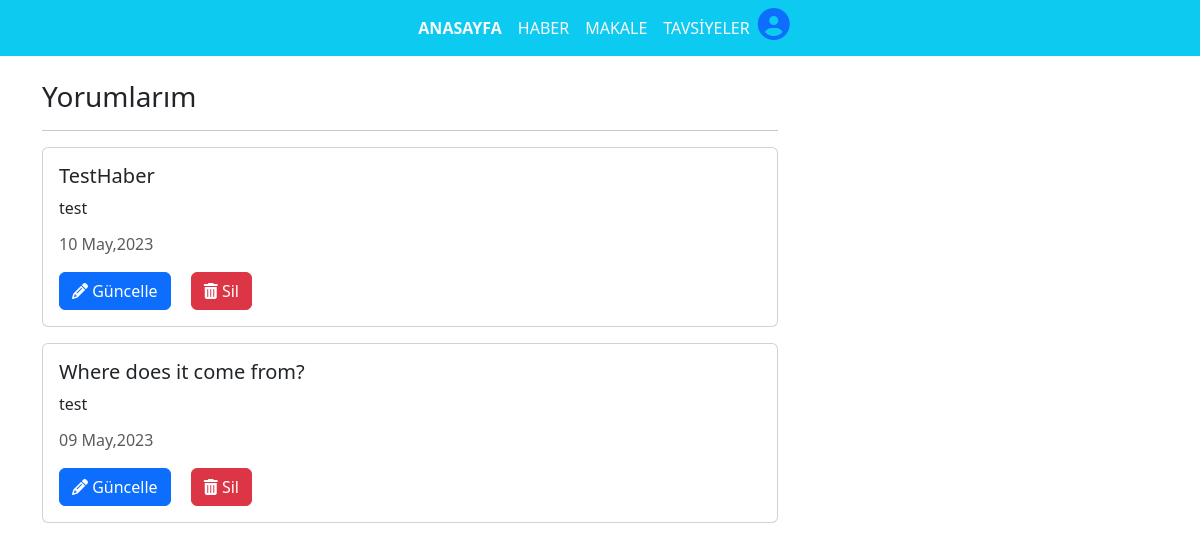
The page /profil_comments/ (signed in) on the database as committed earlier.
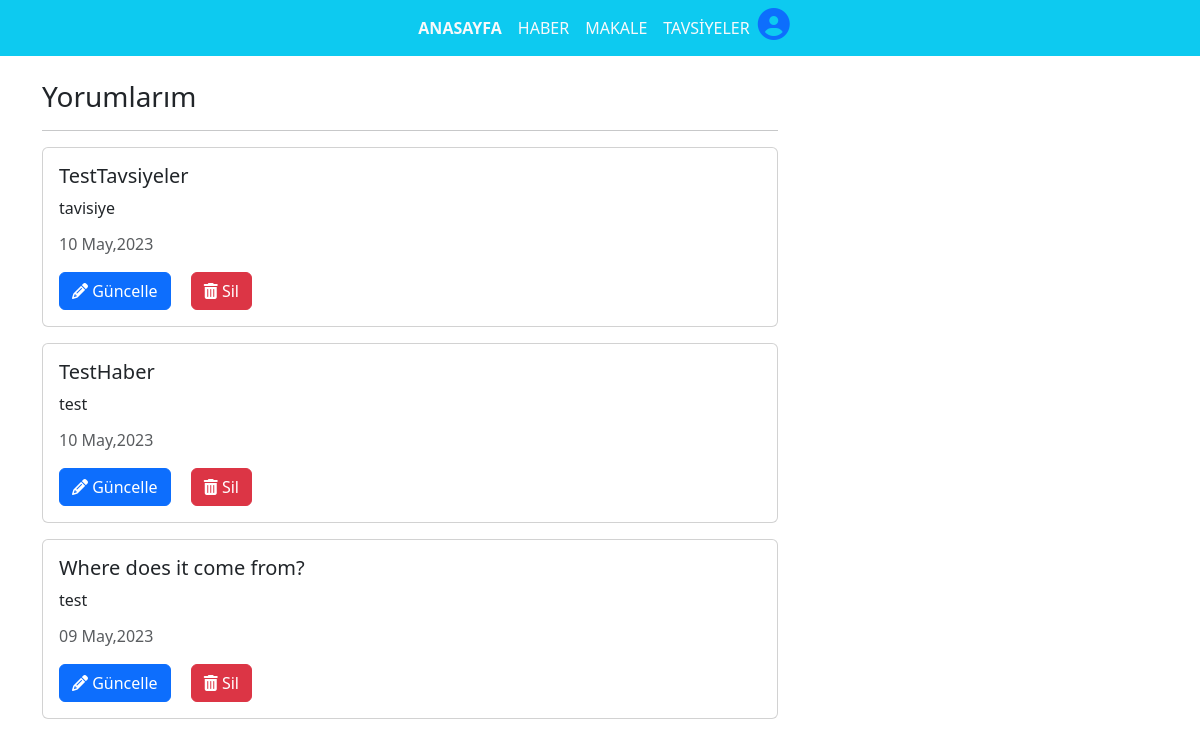
The same page on the database as committed later.
### api/models.py (models this page shows, shortened)
class Comment(models.Model):
    content = models.TextField()
    author = models.ForeignKey(User, on_delete=models.CASCADE)
    post = models.ForeignKey(Post, on_delete=models.CASCADE, related_name="comments")
    created_at = models.DateTimeField(auto_now_add=True)

class Post(models.Model):
    category_title = models.ForeignKey(Category, on_delete=models.CASCADE)
    title = models.CharField(max_length=255)
    content = models.TextField()
    author = models.ForeignKey(User, on_delete=models.CASCADE)
    created_at = models.DateTimeField(auto_now_add=True)

### api/views.py (the view)
# urls.py: path("profil_comments/", views.profil_comments, name="comments"),
@login_required
def profil_comments(request):
    user = request.user
    comments = Comment.objects.filter(author=user).order_by("-created_at")
    return render(request, "profil.html", locals())

### templates/profil.html (shortened to what this page needs)
<!DOCTYPE html>
<html>
<head>
    {% load bootstrap5 %}
    {% bootstrap_css %}
    <link href="https://cdn.jsdelivr.net/npm/bootstrap@5.3.0-alpha1/dist/css/bootstrap.min.css" rel="stylesheet"
 />
</head>
<body>
    <nav class="navbar navbar-expand-lg navbar-light bg-info">
        <div class="container-fluid">
            <div class="collapse navbar-collapse justify-content-center" id="navbarNav">
                <ul class="navbar-nav">
                    <li class="nav-item">
                        <a class="nav-link link-light" href="/"><b>ANASAYFA</b></a>
                    </li>
                    <li class="nav-item">
                        <a class="nav-link link-light" href="{% url 'haber' %}">HABER</a>
                    </li>
                    <li class="nav-item">
                        <a class="nav-link link-light" href="{% url 'makale' %}">MAKALE</a>
                    </li>
                    <li class="nav-item">
                        <a class="nav-link link-light" href="{% url 'tavsiyeler' %}">TAVSİYELER</a>
                    </li>
                    {% if user.is_authenticated %}
                    <div class="profile-icon float-right">
                        <a href="#" role="button" id="profileDropdown" aria-haspopup="true" aria-expanded="false">
                            <i class="fas fa-user-circle fa-2x"></i>
                        </a>
                    </div>
                    {% endif %}
                </ul>
            </div>
        </div>
    </nav>
    {% block content %}
    <div class="container my-4">
        <div class="row">
            <div class="col-md-8">
                <h3>Yorumlarım</h3>
                <hr>
                {% for comment in comments %}
                <div class="card mb-3">
                    <div class="card-body">
                        <h5 class="card-title">{{ comment.post.title }}</h5>
                        <p class="card-text">{{ comment.content }}</p>
                        <p class="card-subtitle text-muted">{{ comment.created_at|date:"d M,Y" }}</p>
                        <div class="mt-3">
                            <a href="#" class="btn btn-primary me-3" onclick="openUpdateModal('{{ comment.id }}')">
                                <i class="fa fa-pencil"></i> Güncelle
                            </a>
                            <form class="d-inline" action="{% url 'comment_delete' comment.id %}" method="post">
                                <button type="submit" class="btn btn-danger"
                                    onclick="return confirm('Bu yorumu silmek istediğinizden emin misiniz?')">
                                    <i class="fa fa-trash"></i> Sil
                                </button>
                            </form>
                        </div>
                    </div>
                </div>
                {% empty %}
                <p>Kullanıcının henüz yorumu yok.</p>
                {% endfor %}
            </div>
        </div>
    </div>
    {% endblock %}
</body>
</html>

Rows that differ between the two databases and show on the page:
added Comment: post "TestTavsiyeler", content "tavisiye", created_at "10 May,2023"
